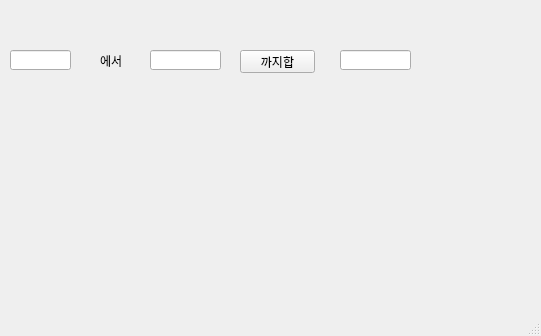
<?xml version="1.0" encoding="UTF-8"?>
<ui version="4.0">
 <class>MainWindow</class>
 <widget class="QMainWindow" name="MainWindow">
  <property name="geometry">
   <rect>
    <x>0</x>
    <y>0</y>
    <width>541</width>
    <height>336</height>
   </rect>
  </property>
  <property name="windowTitle">
   <string>MainWindow</string>
  </property>
  <widget class="QWidget" name="centralwidget">
   <widget class="QLineEdit" name="le1">
    <property name="geometry">
     <rect>
      <x>10</x>
      <y>50</y>
      <width>61</width>
      <height>20</height>
     </rect>
    </property>
   </widget>
   <widget class="QLabel" name="lbl">
    <property name="geometry">
     <rect>
      <x>100</x>
      <y>50</y>
      <width>31</width>
      <height>21</height>
     </rect>
    </property>
    <property name="text">
     <string>에서</string>
    </property>
   </widget>
   <widget class="QLineEdit" name="le2">
    <property name="geometry">
     <rect>
      <x>150</x>
      <y>50</y>
      <width>71</width>
      <height>20</height>
     </rect>
    </property>
   </widget>
   <widget class="QPushButton" name="pb">
    <property name="geometry">
     <rect>
      <x>240</x>
      <y>50</y>
      <width>75</width>
      <height>23</height>
     </rect>
    </property>
    <property name="text">
     <string>까지합</string>
    </property>
   </widget>
   <widget class="QLineEdit" name="le3">
    <property name="geometry">
     <rect>
      <x>340</x>
      <y>50</y>
      <width>71</width>
      <height>20</height>
     </rect>
    </property>
   </widget>
  </widget>
  <widget class="QMenuBar" name="menubar">
   <property name="geometry">
    <rect>
     <x>0</x>
     <y>0</y>
     <width>541</width>
     <height>21</height>
    </rect>
   </property>
  </widget>
  <widget class="QStatusBar" name="statusbar"/>
 </widget>
 <resources/>
 <connections/>
</ui>
